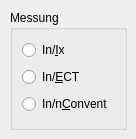
     <widget class="QWidget" name="Widget8">
      <attribute name="title">
       <string>Modus</string>
      </attribute>
      <widget class="Q3ButtonGroup" name="ModeButtonGroup">
       <property name="geometry">
        <rect>
         <x>10</x>
         <y>10</y>
         <width>117</width>
         <height>120</height>
        </rect>
       </property>
       <property name="sizePolicy">
        <sizepolicy hsizetype="Preferred" vsizetype="Preferred">
         <horstretch>0</horstretch>
         <verstretch>0</verstretch>
        </sizepolicy>
       </property>
       <property name="font">
        <font/>
       </property>
       <property name="title">
        <string>Messung</string>
       </property>
       <property name="alignment">
        <set>Qt::AlignTop</set>
       </property>
       <property name="frameShadow">
        <enum>Q3GroupBox::Sunken</enum>
       </property>
       <property name="margin">
        <number>0</number>
       </property>
       <layout class="QVBoxLayout" name="verticalLayout_2">
        <item>
         <widget class="QRadioButton" name="Mode4RadioButton">
          <property name="text">
           <string>In/&amp;Ix</string>
          </property>
         </widget>
        </item>
        <item>
         <widget class="QRadioButton" name="Mode2RadioButton">
          <property name="sizePolicy">
           <sizepolicy hsizetype="Fixed" vsizetype="Fixed">
            <horstretch>0</horstretch>
            <verstretch>0</verstretch>
           </sizepolicy>
          </property>
          <property name="text">
           <string>In/&amp;ECT</string>
          </property>
          <property name="shortcut">
           <string>Alt+E</string>
          </property>
         </widget>
        </item>
        <item>
         <widget class="QRadioButton" name="Mode3RadioButton">
          <property name="sizePolicy">
           <sizepolicy hsizetype="Fixed" vsizetype="Fixed">
            <horstretch>0</horstretch>
            <verstretch>0</verstretch>
           </sizepolicy>
          </property>
          <property name="font">
           <font/>
          </property>
          <property name="text">
           <string>In/n&amp;Convent</string>
          </property>
          <property name="shortcut">
           <string>Alt+C</string>
          </property>
         </widget>
        </item>
       </layout>
      </widget>
     </widget>
